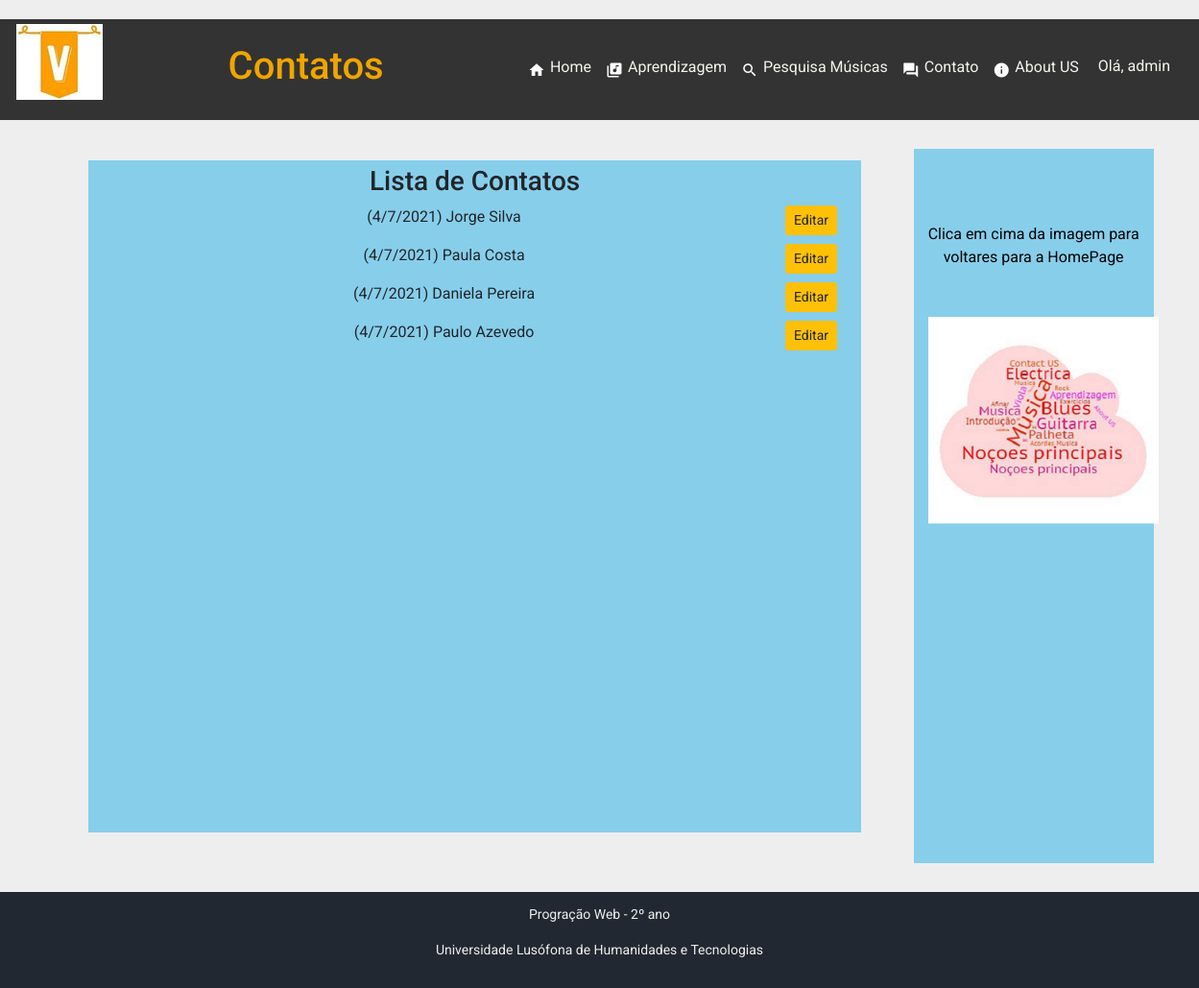
The app's page /contatos (signed in) with its own data.
### website/models.py (models this page shows, shortened)
class Contato(models.Model):
    nome = models.CharField(max_length=64)
    apelido = models.CharField(max_length=64)
    telefone = models.CharField(max_length=15)
    email = models.EmailField(max_length=254)
    data_nascimento = models.DateField()
    aulas = models.ManyToManyField(Aula, blank=True, related_name="Contatos")
    criado = models.DateTimeField(auto_now_add=True)

### website/views.py (the view)
# urls.py: path('contatos', views.contatos_page_view, name='contatos'),
def contatos_page_view(request):
    if not request.user.is_authenticated:
        return HttpResponseRedirect(reverse('website:login'))
    context = {
        'titulo_pagina': 'Contatos',
        'contatos': sorted(Contato.objects.all(), key=lambda objeto: objeto.criado, reverse=True)
    }
    return render(request, 'website/contatos.html', context)

### website/templates/website/contatos.html (shortened to what this page needs)
{%  extends 'website/base.html' %}
{% block main %}
    <section>
        <h3>Lista de Contatos</h3>
        {% for contato in contatos %}
            <p>
                <span class="info"> ({{ contato.criado.day }}/{{ contato.criado.month }}/{{ contato.criado.year }}) </span>
                {{ contato.nome }} {{ contato.apelido }}
                <a href="{% url 'website:editar_contato' contato.id %}" class="btn btn-warning btn-sm" style="float: right; margin-right: 10px">
                    Editar
                </a>
            </p>
        {% endfor %}
    </section>
    <br><br><br>
{% endblock %}

### website/templates/website/base.html (shortened to what this page needs)
{% load static %}
<!DOCTYPE html>
<html lang="en">
<head>
    {% load static %}
    <link rel="stylesheet" href="https://maxcdn.bootstrapcdn.com/bootstrap/4.5.2/css/bootstrap.min.css">
    <link rel="stylesheet" href="{% static 'website/css/base.css' %}">
</head>
<body {% if titulo_pagina == 'Home' %} id="homepage" {% endif %} >
    <header class="header">
        <figure>
            <img src="{% static 'website/images/logo_header.jpg' %}" alt="Logo">
        </figure>
        <h1> {{ titulo_pagina }} </h1>
        <nav>
            <br>
            <ul class="menu">
                <li>
                    <a href="{% url 'website:index' %}"><i class="material-icons">home</i>Home</a>
                </li>
                <li>
                    <a href="{% url 'website:introducao' %}"><i class="material-icons">library_music</i>Aprendizagem</a>
                </li>
                <li>
                    <a href="{% url 'website:pesquisa' %}"><i class="material-icons">search</i>Pesquisa Músicas</a>
                </li>
                <li>
                    <a href="{% url 'website:inserir_contato' %}"><i class="material-icons">question_answer</i>Contato</a>
                </li>
                <li>
                    <a href="{% url 'website:aboutus' %}"><i class="material-icons">info</i>About US</a>
                </li>
                <li>
                    {% if not request.user.is_authenticated %}
                        <a href="{% url 'website:login' %}">Entrar</a>
                    {% else %}
                        <a href="">Olá, {{ request.user.first_name }}</a>
                    {% endif %}
                </li>
            </ul>
            </nav>
    </header>
    <main class="container text-center" id="introduction">
        {% block main %}
        {% endblock %}
    </main>
    <aside>
        <br><br><br>
        <p>Clica em cima da imagem para voltares para a HomePage</p>
        <br>
        <svg width="300" height="269">
            <image href ="{% static 'website/images/svg_m3.png' %}" width ="80%" height ="80%">
            </image>
            <a href="./index.html">
                <polygon opacity ="0.0" points ="0,0 300,0 300,269 0,269" /></a>
        </svg>
    </aside>
    <footer>
        <p> Progração Web - 2º ano </p>
        <p> Universidade Lusófona de Humanidades e Tecnologias </p>
    </footer>
</body>
</html>

### website/static/website/css/base.css (style rules this page uses)
* { font-family: 'Roboto', sans-serif; box-sizing: border-box; padding: 0; margin: 0; scroll-behavior: smooth; }
body { background: #eeeeee; display: grid; grid-template-columns: 3% auto 20% 3%; grid-template-rows: auto auto auto; grid-template-areas: "hd hd hd hd" ". main aside ." "footer footer footer footer"; row-gap: 10px; column-gap: 10px; }
header, nav, main, aside, footer { margin-top: 20px; padding: 5px; }
aside { text-align: center; }
header { background: #333333 center; color: #f3f4ed; grid-area: hd; display: flex; position: sticky; top: 0; }
main { background: skyblue; min-height: 700px; grid-area: main; }
aside { background: skyblue; color: black; grid-area: aside; }
aside>svg { margin: 10px; }
footer { grid-area: footer; background: #222831; font-size: 14px; color: #eeeeee; height: 100px; display: flex; justify-content: center; align-items: center; flex-direction: column; }
h1, h2, h3, h4, h5 { font-style: normal; text-align: center; }
h1 { color: #f0a500; }
li { list-style-type: none; }
.header { display: flex; flex-wrap: wrap; justify-content: space-between; align-items: center; }
.header>figure { display: flex; flex-wrap: wrap; justify-content: flex-start; margin-left: 1%; }
.header>nav { display: flex; }
.menu { display: flex; margin-right: 20px; }
.menu li { margin-left: 20px; padding-bottom: 10px; }
.menu li a { color: #f3f4ed; display: inline; text-decoration: none; position: relative; padding-bottom: 10px; }
.menu li a::after { content: ""; position: absolute; width: 100%; height: 2px; bottom: 0; left: 0; background-color: #f0a500; visibility: hidden; transform: scaleX(0); transition: all 0.3s ease-in-out; }
.menu i.material-icons { color: white; display: inline-block; position: relative; font-size: 18px; left: -5px; top: 7px; }
.container { width: 90%; margin: 2rem auto; scroll-margin-top: 11em; }

### records on screen
Contato: criado.day "4", criado.month "7", criado.year "2021", nome "Jorge", apelido "Silva"
Contato: criado.day "4", criado.month "7", criado.year "2021", nome "Paula", apelido "Costa"
Contato: criado.day "4", criado.month "7", criado.year "2021", nome "Daniela", apelido "Pereira"
Contato: criado.day "4", criado.month "7", criado.year "2021", nome "Paulo", apelido "Azevedo"

### other values on screen
{{ titulo_pagina }} "Contatos"
{{ request.user.first_name }} "admin"
